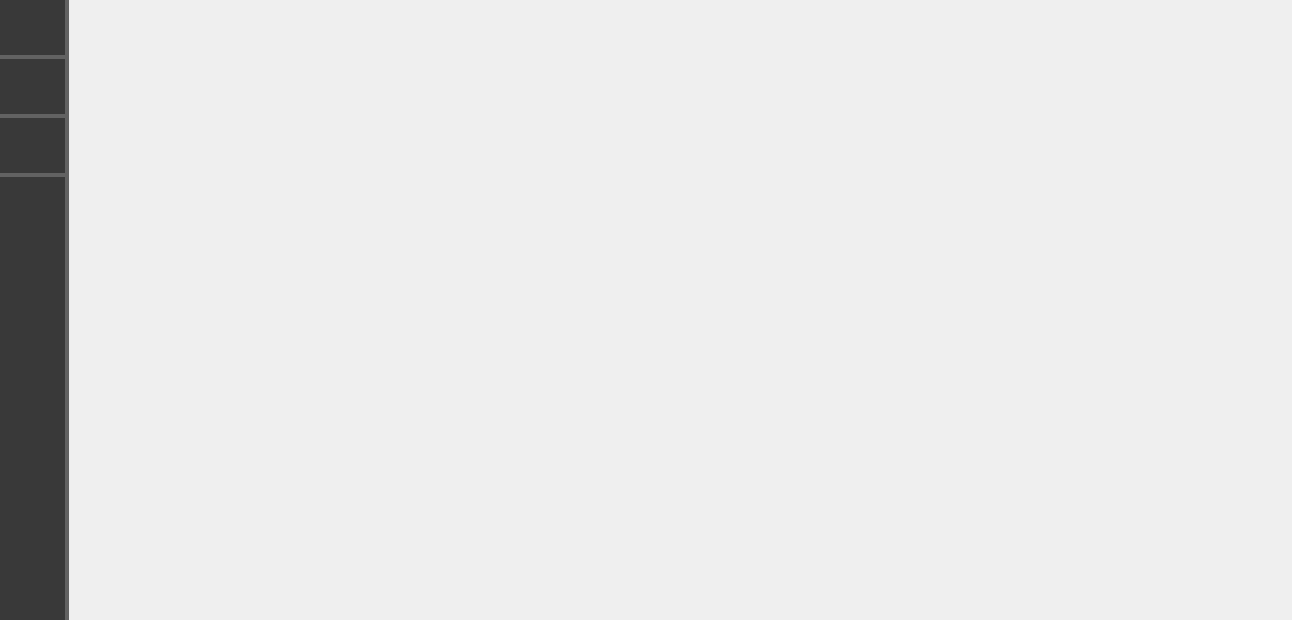
<?xml version="1.0" encoding="UTF-8"?>
<ui version="4.0">
 <class>PurchasesMenu</class>
 <widget class="QWidget" name="PurchasesMenu">
  <property name="geometry">
   <rect>
    <x>0</x>
    <y>0</y>
    <width>1292</width>
    <height>620</height>
   </rect>
  </property>
  <property name="windowTitle">
   <string>Form</string>
  </property>
  <property name="styleSheet">
   <string notr="true"/>
  </property>
  <layout class="QGridLayout" name="gridLayout_4">
   <property name="leftMargin">
    <number>0</number>
   </property>
   <property name="topMargin">
    <number>0</number>
   </property>
   <property name="rightMargin">
    <number>0</number>
   </property>
   <property name="bottomMargin">
    <number>0</number>
   </property>
   <property name="spacing">
    <number>0</number>
   </property>
   <item row="0" column="0">
    <layout class="QGridLayout" name="gridLayout">
     <property name="leftMargin">
      <number>0</number>
     </property>
     <property name="spacing">
      <number>0</number>
     </property>
     <item row="0" column="0">
      <widget class="QWidget" name="SpacerMenuBlack" native="true">
       <property name="styleSheet">
        <string notr="true">QPushButton{
	background-color: rgba(29,29,29,150);
	border:none;

}


#SpacerMenuBlack{
	background-color:rgba(0,0,0,150);;

}

#SpacerMenuGrey{
	background-color:rgba(29,29,29,150);
}

</string>
       </property>
       <layout class="QGridLayout" name="gridLayout_3">
        <property name="leftMargin">
         <number>0</number>
        </property>
        <property name="topMargin">
         <number>0</number>
        </property>
        <property name="rightMargin">
         <number>4</number>
        </property>
        <property name="bottomMargin">
         <number>0</number>
        </property>
        <property name="horizontalSpacing">
         <number>0</number>
        </property>
        <property name="verticalSpacing">
         <number>4</number>
        </property>
        <item row="2" column="0">
         <widget class="QPushButton" name="BuyButton">
          <property name="sizePolicy">
           <sizepolicy hsizetype="Fixed" vsizetype="Fixed">
            <horstretch>0</horstretch>
            <verstretch>0</verstretch>
           </sizepolicy>
          </property>
          <property name="minimumSize">
           <size>
            <width>65</width>
            <height>55</height>
           </size>
          </property>
          <property name="maximumSize">
           <size>
            <width>65</width>
            <height>55</height>
           </size>
          </property>
          <property name="text">
           <string/>
          </property>
         </widget>
        </item>
        <item row="6" column="0">
         <widget class="QLabel" name="SpacerMenuGrey">
          <property name="text">
           <string/>
          </property>
         </widget>
        </item>
        <item row="4" column="0">
         <widget class="QPushButton" name="ReserveButton">
          <property name="sizePolicy">
           <sizepolicy hsizetype="Fixed" vsizetype="Fixed">
            <horstretch>0</horstretch>
            <verstretch>0</verstretch>
           </sizepolicy>
          </property>
          <property name="minimumSize">
           <size>
            <width>65</width>
            <height>55</height>
           </size>
          </property>
          <property name="maximumSize">
           <size>
            <width>65</width>
            <height>55</height>
           </size>
          </property>
          <property name="text">
           <string/>
          </property>
         </widget>
        </item>
        <item row="5" column="0">
         <widget class="QPushButton" name="LogOutButton">
          <property name="sizePolicy">
           <sizepolicy hsizetype="Fixed" vsizetype="Fixed">
            <horstretch>0</horstretch>
            <verstretch>0</verstretch>
           </sizepolicy>
          </property>
          <property name="minimumSize">
           <size>
            <width>65</width>
            <height>55</height>
           </size>
          </property>
          <property name="maximumSize">
           <size>
            <width>65</width>
            <height>55</height>
           </size>
          </property>
          <property name="text">
           <string/>
          </property>
         </widget>
        </item>
       </layout>
      </widget>
     </item>
    </layout>
   </item>
   <item row="0" column="1">
    <widget class="QStackedWidget" name="stackedWidget"/>
   </item>
  </layout>
 </widget>
 <resources/>
 <connections/>
</ui>
